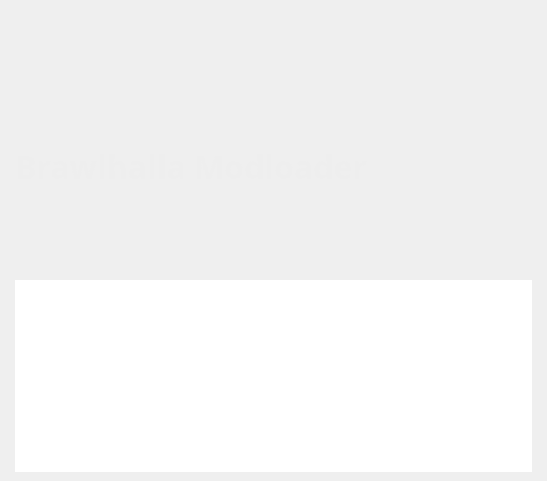
<?xml version="1.0" encoding="UTF-8"?>
<ui version="4.0">
 <class>ModBody</class>
 <widget class="QWidget" name="ModBody">
  <property name="geometry">
   <rect>
    <x>0</x>
    <y>0</y>
    <width>547</width>
    <height>481</height>
   </rect>
  </property>
  <property name="windowTitle">
   <string>Form</string>
  </property>
  <property name="styleSheet">
   <string notr="true">border: none;</string>
  </property>
  <layout class="QVBoxLayout" name="verticalLayout">
   <property name="spacing">
    <number>0</number>
   </property>
   <property name="leftMargin">
    <number>0</number>
   </property>
   <property name="topMargin">
    <number>0</number>
   </property>
   <property name="rightMargin">
    <number>0</number>
   </property>
   <property name="bottomMargin">
    <number>0</number>
   </property>
   <item>
    <widget class="QFrame" name="modPreviewFrame">
     <property name="styleSheet">
      <string notr="true">background-color:transparent;</string>
     </property>
     <property name="frameShape">
      <enum>QFrame::StyledPanel</enum>
     </property>
     <property name="frameShadow">
      <enum>QFrame::Raised</enum>
     </property>
     <widget class="QFrame" name="modPreviewInfo">
      <property name="geometry">
       <rect>
        <x>0</x>
        <y>0</y>
        <width>519</width>
        <height>216</height>
       </rect>
      </property>
      <property name="styleSheet">
       <string notr="true">QFrame{
border-image: url(:/images/resources/images/PreviewShadow.png);
background-color: #00000000;
}</string>
      </property>
      <property name="frameShape">
       <enum>QFrame::StyledPanel</enum>
      </property>
      <property name="frameShadow">
       <enum>QFrame::Raised</enum>
      </property>
      <layout class="QVBoxLayout" name="verticalLayout_11">
       <property name="leftMargin">
        <number>15</number>
       </property>
       <property name="rightMargin">
        <number>15</number>
       </property>
       <item alignment="Qt::AlignTop">
        <widget class="QFrame" name="spacer">
         <property name="styleSheet">
          <string notr="true">border-image: none;</string>
         </property>
         <property name="frameShape">
          <enum>QFrame::StyledPanel</enum>
         </property>
         <property name="frameShadow">
          <enum>QFrame::Raised</enum>
         </property>
        </widget>
       </item>
       <item alignment="Qt::AlignVCenter">
        <widget class="QFrame" name="previewSwitcher">
         <property name="maximumSize">
          <size>
           <width>16777215</width>
           <height>48</height>
          </size>
         </property>
         <property name="styleSheet">
          <string notr="true">border-image: none;</string>
         </property>
         <property name="frameShape">
          <enum>QFrame::StyledPanel</enum>
         </property>
         <property name="frameShadow">
          <enum>QFrame::Raised</enum>
         </property>
         <layout class="QHBoxLayout" name="horizontalLayout_2">
          <property name="spacing">
           <number>0</number>
          </property>
          <property name="leftMargin">
           <number>0</number>
          </property>
          <property name="topMargin">
           <number>0</number>
          </property>
          <property name="rightMargin">
           <number>0</number>
          </property>
          <property name="bottomMargin">
           <number>0</number>
          </property>
          <item alignment="Qt::AlignLeft|Qt::AlignBottom">
           <widget class="QPushButton" name="leftPreview">
            <property name="maximumSize">
             <size>
              <width>30</width>
              <height>16777215</height>
             </size>
            </property>
            <property name="cursor">
             <cursorShape>PointingHandCursor</cursorShape>
            </property>
            <property name="styleSheet">
             <string notr="true">QPushButton {
    qproperty-icon: url(&quot; &quot;); /* empty image */
    qproperty-iconSize: 48px 48px; /* space for the background image */
    background-image: url(&quot;:/icons/resources/icons/BackTransparent.png&quot;);
	background-color: #00000000;
    background-repeat: no-repeat;
	margin-left: -10px;
}

QPushButton:hover {
    background-image: url(&quot;:/icons/resources/icons/Back.png&quot;);
    background-repeat: no-repeat;
}</string>
            </property>
            <property name="text">
             <string/>
            </property>
            <property name="icon">
             <iconset resource="icons.qrc">
              <normaloff>:/icons/resources/icons/Back.png</normaloff>
              <activeon>:/icons/resources/icons/GhostInstalled.png</activeon>
              <selectedon>:/icons/resources/icons/Back.png</selectedon>:/icons/resources/icons/Back.png</iconset>
            </property>
            <property name="iconSize">
             <size>
              <width>48</width>
              <height>48</height>
             </size>
            </property>
           </widget>
          </item>
          <item alignment="Qt::AlignRight|Qt::AlignBottom">
           <widget class="QPushButton" name="rightPreview">
            <property name="maximumSize">
             <size>
              <width>30</width>
              <height>16777215</height>
             </size>
            </property>
            <property name="cursor">
             <cursorShape>PointingHandCursor</cursorShape>
            </property>
            <property name="styleSheet">
             <string notr="true">QPushButton {
    qproperty-icon: url(&quot; &quot;); /* empty image */
    qproperty-iconSize: 48px 48px; /* space for the background image */
    background-image: url(&quot;:/icons/resources/icons/ForwardTransparent.png&quot;);
	background-color: #00000000;
    background-repeat: no-repeat;
	margin-left: -10px;
}

QPushButton:hover {
    background-image: url(&quot;:/icons/resources/icons/Forward.png&quot;);
    background-repeat: no-repeat;
}</string>
            </property>
            <property name="text">
             <string/>
            </property>
            <property name="icon">
             <iconset resource="icons.qrc">
              <normaloff>:/icons/resources/icons/Forward.png</normaloff>:/icons/resources/icons/Forward.png</iconset>
            </property>
            <property name="iconSize">
             <size>
              <width>48</width>
              <height>48</height>
             </size>
            </property>
            <property name="flat">
             <bool>false</bool>
            </property>
           </widget>
          </item>
         </layout>
        </widget>
       </item>
       <item alignment="Qt::AlignBottom">
        <widget class="QFrame" name="modInfoFrame">
         <property name="layoutDirection">
          <enum>Qt::LeftToRight</enum>
         </property>
         <property name="styleSheet">
          <string notr="true">border-image: none;</string>
         </property>
         <property name="frameShape">
          <enum>QFrame::StyledPanel</enum>
         </property>
         <property name="frameShadow">
          <enum>QFrame::Plain</enum>
         </property>
         <property name="lineWidth">
          <number>0</number>
         </property>
         <layout class="QVBoxLayout" name="verticalLayout_12">
          <property name="spacing">
           <number>0</number>
          </property>
          <property name="leftMargin">
           <number>0</number>
          </property>
          <property name="topMargin">
           <number>0</number>
          </property>
          <property name="rightMargin">
           <number>0</number>
          </property>
          <property name="bottomMargin">
           <number>0</number>
          </property>
          <item>
           <widget class="QLabel" name="modName">
            <property name="font">
             <font>
              <family>Exo 2 SemiBold</family>
              <pointsize>24</pointsize>
              <bold>true</bold>
             </font>
            </property>
            <property name="styleSheet">
             <string notr="true">color: #eeeeee;</string>
            </property>
            <property name="text">
             <string>Brawlhalla Modloader</string>
            </property>
            <property name="wordWrap">
             <bool>true</bool>
            </property>
           </widget>
          </item>
          <item alignment="Qt::AlignBottom">
           <widget class="QFrame" name="bottomModInfoFrame">
            <property name="frameShape">
             <enum>QFrame::StyledPanel</enum>
            </property>
            <property name="frameShadow">
             <enum>QFrame::Raised</enum>
            </property>
            <layout class="QHBoxLayout" name="horizontalLayout_9">
             <property name="spacing">
              <number>10</number>
             </property>
             <property name="leftMargin">
              <number>0</number>
             </property>
             <property name="topMargin">
              <number>0</number>
             </property>
             <property name="rightMargin">
              <number>0</number>
             </property>
             <property name="bottomMargin">
              <number>0</number>
             </property>
             <item alignment="Qt::AlignLeft">
              <widget class="QLabel" name="modSource">
               <property name="font">
                <font>
                 <family>Roboto Medium</family>
                 <pointsize>11</pointsize>
                 <bold>false</bold>
                </font>
               </property>
               <property name="styleSheet">
                <string notr="true">color: #eeeeee;</string>
               </property>
               <property name="text">
                <string>Source:</string>
               </property>
              </widget>
             </item>
             <item alignment="Qt::AlignHCenter|Qt::AlignVCenter">
              <widget class="QFrame" name="previewsNavigateFrame">
               <property name="frameShape">
                <enum>QFrame::StyledPanel</enum>
               </property>
               <property name="frameShadow">
                <enum>QFrame::Raised</enum>
               </property>
               <layout class="QHBoxLayout" name="horizontalLayout_10">
                <property name="leftMargin">
                 <number>0</number>
                </property>
                <property name="topMargin">
                 <number>0</number>
                </property>
                <property name="rightMargin">
                 <number>0</number>
                </property>
                <property name="bottomMargin">
                 <number>0</number>
                </property>
               </layout>
              </widget>
             </item>
             <item alignment="Qt::AlignRight">
              <widget class="QLabel" name="modVersion">
               <property name="font">
                <font>
                 <family>Roboto Medium</family>
                 <pointsize>11</pointsize>
                 <bold>false</bold>
                </font>
               </property>
               <property name="styleSheet">
                <string notr="true">color: #eeeeee;</string>
               </property>
               <property name="text">
                <string>Version:</string>
               </property>
              </widget>
             </item>
            </layout>
           </widget>
          </item>
         </layout>
        </widget>
       </item>
      </layout>
     </widget>
     <widget class="QLabel" name="modPreview">
      <property name="geometry">
       <rect>
        <x>0</x>
        <y>0</y>
        <width>551</width>
        <height>201</height>
       </rect>
      </property>
      <property name="text">
       <string/>
      </property>
      <property name="pixmap">
       <pixmap resource="icons.qrc">:/images/resources/images/DefaultPreview.png</pixmap>
      </property>
      <property name="scaledContents">
       <bool>true</bool>
      </property>
     </widget>
     <zorder>modPreview</zorder>
     <zorder>modPreviewInfo</zorder>
    </widget>
   </item>
   <item alignment="Qt::AlignTop">
    <widget class="QFrame" name="modDescriptionsAndActions">
     <property name="sizePolicy">
      <sizepolicy hsizetype="Preferred" vsizetype="Preferred">
       <horstretch>0</horstretch>
       <verstretch>0</verstretch>
      </sizepolicy>
     </property>
     <property name="minimumSize">
      <size>
       <width>0</width>
       <height>0</height>
      </size>
     </property>
     <property name="maximumSize">
      <size>
       <width>16777215</width>
       <height>16777215</height>
      </size>
     </property>
     <property name="styleSheet">
      <string notr="true">QFrame{
}</string>
     </property>
     <property name="frameShape">
      <enum>QFrame::StyledPanel</enum>
     </property>
     <property name="frameShadow">
      <enum>QFrame::Raised</enum>
     </property>
     <layout class="QVBoxLayout" name="verticalLayout_13">
      <property name="spacing">
       <number>10</number>
      </property>
      <property name="sizeConstraint">
       <enum>QLayout::SetDefaultConstraint</enum>
      </property>
      <property name="leftMargin">
       <number>15</number>
      </property>
      <property name="topMargin">
       <number>10</number>
      </property>
      <property name="rightMargin">
       <number>15</number>
      </property>
      <item alignment="Qt::AlignTop">
       <widget class="QLabel" name="modTags">
        <property name="font">
         <font>
          <family>Roboto Medium</family>
          <pointsize>12</pointsize>
          <bold>false</bold>
         </font>
        </property>
        <property name="styleSheet">
         <string notr="true">QLabel{
	color: #eeeeee;
}</string>
        </property>
        <property name="text">
         <string></string>
        </property>
        <property name="wordWrap">
         <bool>true</bool>
        </property>
       </widget>
      </item>
      <item alignment="Qt::AlignLeft|Qt::AlignTop">
       <widget class="QFrame" name="modActions">
        <property name="minimumSize">
         <size>
          <width>40</width>
          <height>40</height>
         </size>
        </property>
        <property name="styleSheet">
         <string notr="true">QFrame{
}</string>
        </property>
        <property name="frameShape">
         <enum>QFrame::StyledPanel</enum>
        </property>
        <property name="frameShadow">
         <enum>QFrame::Raised</enum>
        </property>
        <layout class="QHBoxLayout" name="horizontalLayout_11">
         <property name="leftMargin">
          <number>0</number>
         </property>
         <property name="topMargin">
          <number>0</number>
         </property>
         <property name="rightMargin">
          <number>0</number>
         </property>
         <property name="bottomMargin">
          <number>0</number>
         </property>
        </layout>
       </widget>
      </item>
      <item alignment="Qt::AlignTop">
       <widget class="QTextBrowser" name="modDescription">
        <property name="minimumSize">
         <size>
          <width>0</width>
          <height>0</height>
         </size>
        </property>
        <property name="font">
         <font>
          <family>Roboto Medium</family>
         </font>
        </property>
        <property name="styleSheet">
         <string notr="true">QToolTip { 
                           background-color: black; 
                           color: white; 
                           border: black solid 1px
}</string>
        </property>
        <property name="verticalScrollBarPolicy">
         <enum>Qt::ScrollBarAlwaysOff</enum>
        </property>
        <property name="horizontalScrollBarPolicy">
         <enum>Qt::ScrollBarAlwaysOff</enum>
        </property>
        <property name="sizeAdjustPolicy">
         <enum>QAbstractScrollArea::AdjustIgnored</enum>
        </property>
        <property name="lineWrapMode">
         <enum>QTextEdit::WidgetWidth</enum>
        </property>
        <property name="html">
         <string>&lt;!DOCTYPE HTML PUBLIC &quot;-//W3C//DTD HTML 4.0//EN&quot; &quot;http://www.w3.org/TR/REC-html40/strict.dtd&quot;&gt;
&lt;html&gt;&lt;head&gt;&lt;meta name=&quot;qrichtext&quot; content=&quot;1&quot; /&gt;&lt;meta charset=&quot;utf-8&quot; /&gt;&lt;style type=&quot;text/css&quot;&gt;
p, li { white-space: pre-wrap; }
&lt;/style&gt;&lt;/head&gt;&lt;body style=&quot; font-family:'Roboto Medium'; font-size:9pt; font-weight:400; font-style:normal;&quot;&gt;
&lt;p style=&quot;-qt-paragraph-type:empty; margin-top:0px; margin-bottom:0px; margin-left:0px; margin-right:0px; -qt-block-indent:0; text-indent:0px;&quot;&gt;&lt;br /&gt;&lt;/p&gt;&lt;/body&gt;&lt;/html&gt;</string>
        </property>
        <property name="openExternalLinks">
         <bool>true</bool>
        </property>
       </widget>
      </item>
     </layout>
    </widget>
   </item>
  </layout>
 </widget>
 <resources>
  <include location="icons.qrc"/>
 </resources>
 <connections/>
</ui>
